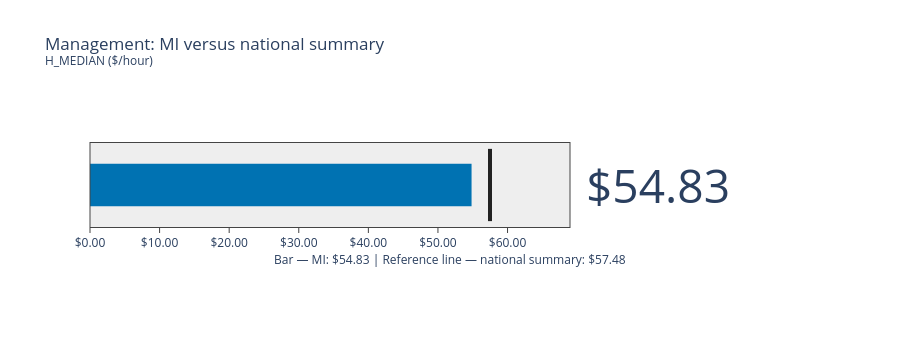

Notebook code cell kept with this figure:
### Markdown cell above
The final chart is a bullet chart that compares one occupational group in a State to the national average.
It has a dropdown widget for a single occupational group State, and summary statistic. It uses the df_by_state_and_oc DataFrame.

### Code cell
def make_occupation_bullet(
    occupation,
    state,
    statistic="H_MEDIAN",
):
    """Compare a state estimate with its national occupational summary."""

    state_data = df_by_state_and_oc.copy()
    national_data = df_by_occupation.copy()

    # Summary Statistic = all non-grouped columns except JOBS_1000.
    valid_statistics = [
        column
        for column in state_data.columns
        if column != "JOBS_1000"
        and column in national_data.columns
    ]

    if statistic not in valid_statistics:
        raise ValueError(
            f"Choose a Summary Statistic from: {valid_statistics}"
        )

    # Both DataFrames retain their grouping indexes.
    state_key = (state, occupation)

    if state_key not in state_data.index:
        raise ValueError(
            f"No state summary found for {occupation} in {state}."
        )

    if occupation not in national_data.index:
        raise ValueError(
            f"No national summary found for {occupation}."
        )

    state_value = pd.to_numeric(
        state_data.loc[state_key, statistic],
        errors="coerce",
    )

    national_value = pd.to_numeric(
        national_data.loc[occupation, statistic],
        errors="coerce",
    )

    if pd.isna(state_value) or pd.isna(national_value):
        raise ValueError(
            "The selected state or national summary is missing "
            "or nonnumeric."
        )

    state_value = float(state_value)
    national_value = float(national_value)

    units = " ($/hour)" if statistic.startswith("H_") else ""
    prefix = "$" if statistic.startswith("H_") else ""

    # Leave space beyond both the state bar and reference line.
    axis_max = max(state_value, national_value, 1.0) * 1.2

    fig = go.Figure(
        go.Indicator(
            mode="number+gauge",
            value=state_value,
            number=dict(
                prefix=prefix,
                valueformat=",.2f",
            ),
            gauge=dict(
                shape="bullet",
                axis=dict(
                    range=[0, axis_max],
                    tickformat=",.2f",
                    tickprefix=prefix,
                ),
                bar=dict(
                    color="#0072B2",
                    thickness=0.5,
                ),
                bgcolor="#EEEEEE",

                # Reference line is the selected NATIONAL statistic.
                threshold=dict(
                    value=national_value,
                    line=dict(
                        color="#222222",
                        width=4,
                    ),
                    thickness=0.85,
                ),
            ),
            domain=dict(
                x=[0.05, 0.85],
                y=[0.25, 0.75],
            ),
        )
    )

    fig.update_layout(
        title=dict(
            text=(
                f"{occupation}: {state} versus national summary"
                f"<br><sup>{statistic}{units}</sup>"
            )
        ),
        template="plotly_white",
        height=350,
        margin=dict(l=50, r=50, t=100, b=80),
    )

    fig.add_annotation(
        text=(
            f"Bar — {state}: {prefix}{state_value:,.2f}"
            f" | Reference line — national summary: "
            f"{prefix}{national_value:,.2f}"
        ),
        x=0.5,
        y=0,
        xref="paper",
        yref="paper",
        showarrow=False,
    )

    return fig
make_occupation_bullet(
    occupation="Management",
    state="MI",
    statistic="H_MEDIAN",
)

### Figure 1 — Plotly figure (JSON) as saved in the notebook; plotly's stock layout.template omitted (floating-point values rounded to 4 significant figures)
{"data": [{"domain": {"x": [0.05, 0.85], "y": [0.25, 0.75]}, "gauge": {"axis": {"range": [0, 68.98], "tickformat": ",.2f", "tickprefix": "$"}, "bar": {"color": "#0072B2", "thickness": 0.5}, "bgcolor": "#EEEEEE", "shape": "bullet", "threshold": {"line": {"color": "#222222", "width": 4}, "thickness": 0.85, "value": 57.48}}, "mode": "number+gauge", "number": {"prefix": "$", "valueformat": ",.2f"}, "type": "indicator", "value": 54.83}], "layout": {"annotations": [{"showarrow": false, "text": "Bar — MI: $54.83 | Reference line — national summary: $57.48", "x": 0.5, "xref": "paper", "y": 0, "yref": "paper"}], "height": 350, "margin": {"b": 80, "l": 50, "r": 50, "t": 100}, "title": {"text": "Management: MI versus national summary<br><sup>H_MEDIAN ($/hour)</sup>"}}}
